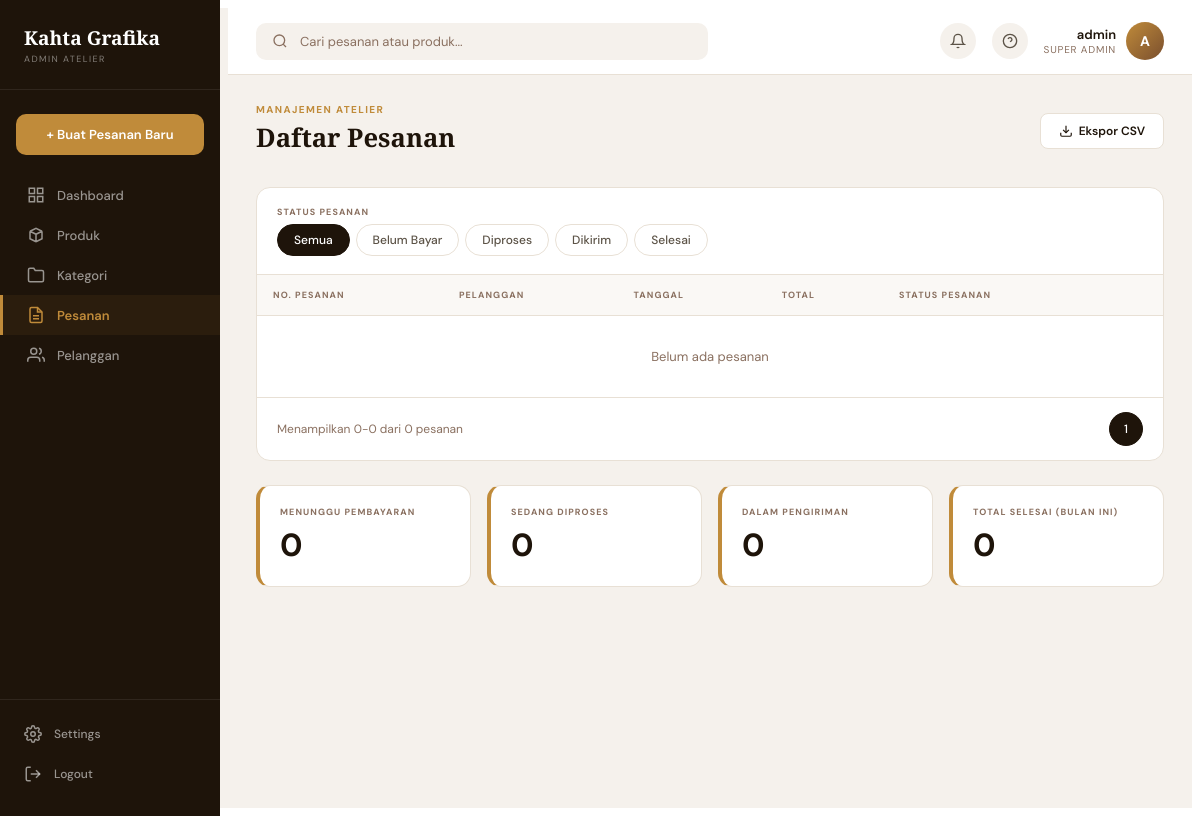
Page /dashboard/orders/ (signed in) on the earlier database version.
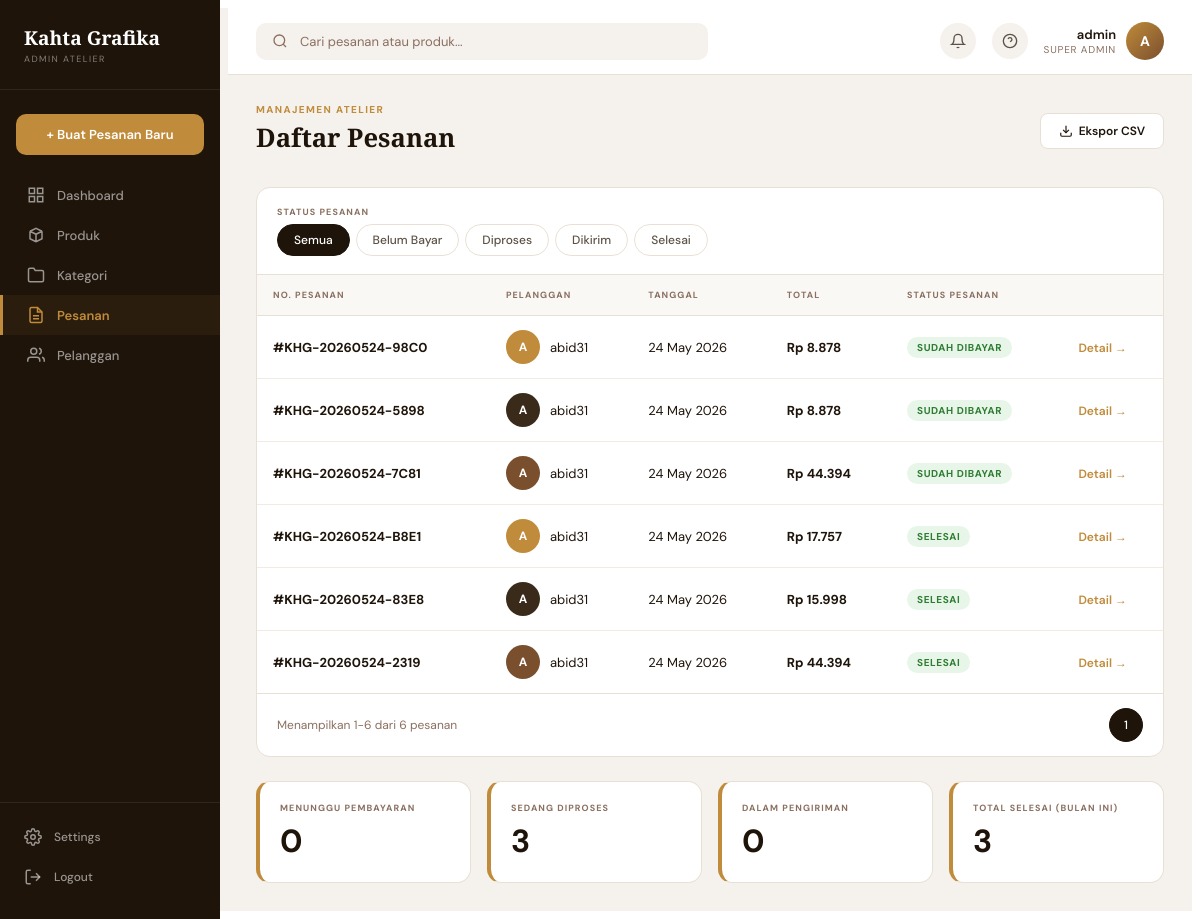
Same page on the later database version.
### apps/orders/models.py (models this page shows, shortened)
class Order(models.Model):
    class Status(models.TextChoices):
        PENDING = 'pending', 'Menunggu Pembayaran'
        PAID = 'paid', 'Sudah Dibayar'
        PROCESSING = 'processing', 'Diproses'
        SHIPPED = 'shipped', 'Dikirim'
        DELIVERED = 'delivered', 'Selesai'
        CANCELLED = 'cancelled', 'Dibatalkan'
    class ShippingMethod(models.TextChoices):
        DELIVERY = 'delivery', 'Kirim ke Alamat'
        PICKUP = 'pickup', 'Ambil di Toko'
    order_id = models.CharField(max_length=30, unique=True, editable=False)
    user = models.ForeignKey(
        settings.AUTH_USER_MODEL,
        on_delete=models.CASCADE,
        related_name='orders'
    )
    status = models.CharField(
        max_length=20,
        choices=Status.choices,
        default=Status.PENDING
    )
    shipping_method = models.CharField(
        max_length=20,
        choices=ShippingMethod.choices,
        default=ShippingMethod.DELIVERY
    )
    recipient_name = models.CharField(max_length=150)
    phone = models.CharField(max_length=20)
    province = models.CharField(max_length=100)
    city = models.CharField(max_length=100)
    postal_code = models.CharField(max_length=10)
    address = models.TextField()
    save_address = models.BooleanField(default=False)
    subtotal = models.DecimalField(max_digits=12, decimal_places=0, default=0)
    shipping_fee = models.DecimalField(max_digits=12, decimal_places=0, default=0)
    tax = models.DecimalField(max_digits=12, decimal_places=0, default=0)
    total = models.DecimalField(max_digits=12, decimal_places=0, default=0)
    created_at = models.DateTimeField(auto_now_add=True)
    updated_at = models.DateTimeField(auto_now=True)

### apps/accounts/models.py (models this page shows, shortened)
class User(AbstractUser):
    class Role(models.TextChoices):
        ADMIN = 'admin', 'Admin'
        CUSTOMER = 'customer', 'Customer'
    role = models.CharField(
        max_length=20,
        choices=Role.choices,
        default=Role.CUSTOMER,
    )
    phone_number = models.CharField(max_length=20, blank=True)
    address = models.TextField(blank=True)

### apps/dashboard/views.py (the view)
# urls.py: path('orders/', views.orders_view, name='orders'),
@staff_member_required(login_url='/auth/login/')
def orders_view(request):
    status_filter = request.GET.get('status', '')
    search = request.GET.get('q', '')
    orders = Order.objects.select_related('user').order_by('-created_at')
    if status_filter:
        orders = orders.filter(status=status_filter)
    if search:
        orders = orders.filter(
            Q(order_id__icontains=search) |
            Q(user__username__icontains=search) |
            Q(recipient_name__icontains=search)
        )
    paginator = Paginator(orders, 10)
    page = paginator.get_page(request.GET.get('page'))
    summary = {
        'pending': Order.objects.filter(status='pending').count(),
        'processing': Order.objects.filter(status__in=['paid', 'processing']).count(),
        'shipped': Order.objects.filter(status='shipped').count(),
        'delivered': Order.objects.filter(status='delivered').count(),
    }
    return render(request, 'dashboard/orders.html', {
        'page_obj': page,
        'status_filter': status_filter,
        'search': search,
        'summary': summary,
    })

### apps/cart/context_processors.py (called while the page is built)
def cart_context(request):
    count = 0
    if request.user.is_authenticated:
        try:
            cart = Cart.objects.get(user=request.user)
            count = cart.item_count
        except Cart.DoesNotExist:
            pass
    return {'cart_item_count': count}

### apps/cart/models.py (called while the page is built)
    @property
    def item_count(self):
        return self.items.count()

### apps/catalog/templatetags/currency_tags.py (called while the page is built)
@register.filter(name='rupiah')
def rupiah(value):
    try:
        if value is None:
            return "Rp 0"
        val = int(float(value))
        formatted = f"{val:,}".replace(",", ".")
        return f"Rp {formatted}"
    except (ValueError, TypeError):
        return value

### templates/dashboard/orders.html (shortened to what this page needs)
{% extends 'dashboard/base_admin.html' %}
{% block content %}
<div class="adm-page-header" style="display:flex;align-items:center;justify-content:space-between;">
  <div>
    <div class="adm-page-subtitle">Manajemen Atelier</div>
    <div class="adm-page-title">Daftar Pesanan</div>
  </div>
  <a href="#" class="adm-btn">
    <svg width="14" height="14" viewBox="0 0 24 24" fill="none" stroke="currentColor" stroke-width="2"><path d="M21 15v4a2 2 0 0 1-2 2H5a2 2 0 0 1-2-2v-4"/><polyline points="7 10 12 15 17 10"/><line x1="12" y1="15" x2="12" y2="3"/></svg>
    Ekspor CSV
  </a>
</div>
<div class="adm-table-wrap">
  <div class="adm-table-toolbar" style="flex-direction:column;align-items:stretch;gap:16px;">
    <div style="display:flex;gap:16px;align-items:center;flex-wrap:wrap;">
      <div>
        <div class="adm-detail-label">Status Pesanan</div>
        <div class="adm-filter-pills" style="margin-top:6px;">
          <a href="{% url 'dashboard:orders' %}" class="adm-filter-pill {% if not status_filter %}active{% endif %}">Semua</a>
          <a href="?status=pending" class="adm-filter-pill {% if status_filter == 'pending' %}active{% endif %}">Belum Bayar</a>
          <a href="?status=processing" class="adm-filter-pill {% if status_filter == 'processing' %}active{% endif %}">Diproses</a>
          <a href="?status=shipped" class="adm-filter-pill {% if status_filter == 'shipped' %}active{% endif %}">Dikirim</a>
          <a href="?status=delivered" class="adm-filter-pill {% if status_filter == 'delivered' %}active{% endif %}">Selesai</a>
        </div>
      </div>
    </div>
  </div>
  <table class="adm-table">
    <thead>
      <tr>
        <th>No. Pesanan</th>
        <th>Pelanggan</th>
        <th>Tanggal</th>
        <th>Total</th>
        <th>Status Pesanan</th>
        <th></th>
      </tr>
    </thead>
    <tbody>
      {% for order in page_obj %}
      <tr>
        <td><strong>#{{ order.order_id }}</strong></td>
        <td>
          <div class="adm-user-cell">
            <div class="adm-avatar adm-avatar-{% cycle 'amber' 'dark' 'brown' %}">{{ order.user.username|make_list|first|upper }}</div>
            {{ order.recipient_name|default:order.user.username }}
          </div>
        </td>
        <td>{{ order.created_at|date:"d M Y" }}</td>
        <td><strong>{{ order.total|rupiah }}</strong></td>
        <td>
          <span class="adm-badge adm-badge-{{ order.status }}">{{ order.get_status_display }}</span>
        </td>
        <td><a href="{% url 'dashboard:order_detail' order.pk %}" class="adm-link">Detail →</a></td>
      </tr>
      {% empty %}
      <tr><td colspan="6" style="text-align:center;color:#8a7060;padding:32px;">Belum ada pesanan</td></tr>
      {% endfor %}
    </tbody>
  </table>
  <div class="adm-table-footer">
    <span>Menampilkan {{ page_obj.start_index|default:0 }}-{{ page_obj.end_index|default:0 }} dari {{ page_obj.paginator.count }} pesanan</span>
    <div class="adm-pagination">
      {% for num in page_obj.paginator.page_range %}
        {% if num >= page_obj.number|add:"-2" and num <= page_obj.number|add:"2" %}
          <a href="?page={{ num }}&status={{ status_filter }}" class="adm-page-link {% if num == page_obj.number %}active{% endif %}">{{ num }}</a>
        {% endif %}
      {% endfor %}
    </div>
  </div>
</div>
<div class="adm-summary-row">
  <div class="adm-summary-card">
    <div class="adm-summary-label">Menunggu Pembayaran</div>
    <div class="adm-summary-value">{{ summary.pending }}</div>
  </div>
  <div class="adm-summary-card">
    <div class="adm-summary-label">Sedang Diproses</div>
    <div class="adm-summary-value">{{ summary.processing }}</div>
  </div>
  <div class="adm-summary-card">
    <div class="adm-summary-label">Dalam Pengiriman</div>
    <div class="adm-summary-value">{{ summary.shipped }}</div>
  </div>
  <div class="adm-summary-card">
    <div class="adm-summary-label">Total Selesai (Bulan Ini)</div>
    <div class="adm-summary-value">{{ summary.delivered }}</div>
  </div>
</div>
{% endblock %}

Differences in the rows shown:
added Order: order_id "KHG-20260524-98C0", user.username|make_list "A", recipient_name "abid31", created_at "24 May 2026", total|rupiah "Rp 8.878", status "SUDAH DIBAYAR"
added Order: order_id "KHG-20260524-5898", user.username|make_list "A", recipient_name "abid31", created_at "24 May 2026", total|rupiah "Rp 8.878", status "SUDAH DIBAYAR"
added Order: order_id "KHG-20260524-7C81", user.username|make_list "A", recipient_name "abid31", created_at "24 May 2026", total|rupiah "Rp 44.394", status "SUDAH DIBAYAR"
added Order: order_id "KHG-20260524-B8E1", user.username|make_list "A", recipient_name "abid31", created_at "24 May 2026", total|rupiah "Rp 17.757", status "SELESAI"
added Order: order_id "KHG-20260524-83E8", user.username|make_list "A", recipient_name "abid31", created_at "24 May 2026", total|rupiah "Rp 15.998", status "SELESAI"
added Order: order_id "KHG-20260524-2319", user.username|make_list "A", recipient_name "abid31", created_at "24 May 2026", total|rupiah "Rp 44.394", status "SELESAI"
Other differences:
{{ page_obj.start_index|default:0 }}: "0" → "1"
{{ page_obj.end_index|default:0 }}: "0" → "6"
{{ page_obj.paginator.count }}: "0" → "6"
{{ summary.processing }}: "0" → "3"
{{ summary.delivered }}: "0" → "3"
text no longer shown: "Belum ada pesanan"
